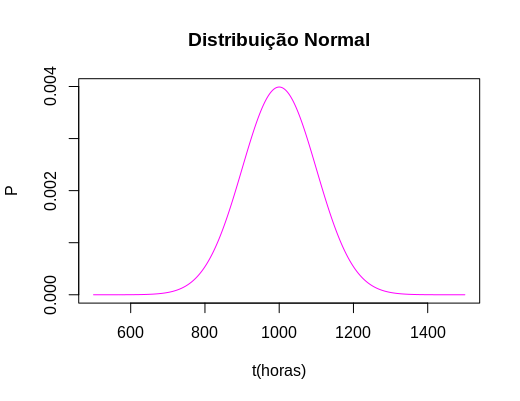

Reproduce this figure in R.
# questão 9 letra b

media <- 1000
desviopadrao <- 100
x <- seq(media-(5*desviopadrao),media+(5*desviopadrao),1)
y <- dnorm(x,mean = media,sd = desviopadrao)
plot(x, y,
     main="Distribuição Normal",
     ylab="P",
     xlab = "t(horas)",
     type="l",
     col="magenta")
